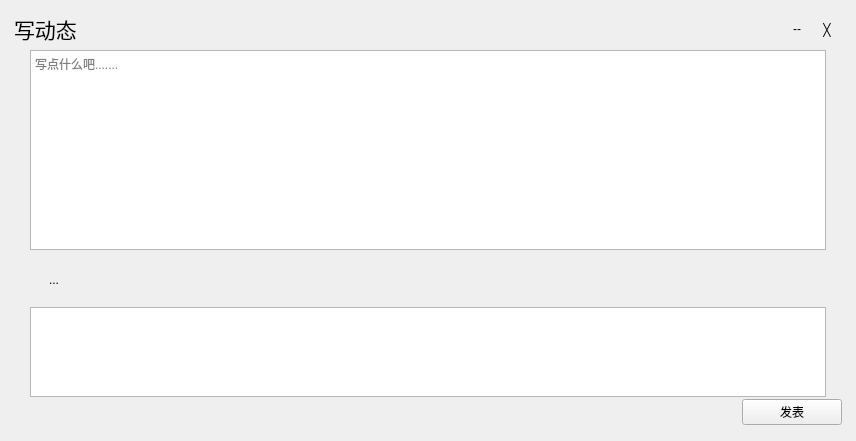
<?xml version="1.0" encoding="UTF-8"?>
<ui version="4.0">
 <class>CreateDynamic</class>
 <widget class="QWidget" name="CreateDynamic">
  <property name="geometry">
   <rect>
    <x>0</x>
    <y>0</y>
    <width>856</width>
    <height>441</height>
   </rect>
  </property>
  <property name="windowTitle">
   <string>Form</string>
  </property>
  <layout class="QGridLayout" name="gridLayout">
   <property name="leftMargin">
    <number>5</number>
   </property>
   <property name="topMargin">
    <number>5</number>
   </property>
   <property name="rightMargin">
    <number>5</number>
   </property>
   <property name="bottomMargin">
    <number>5</number>
   </property>
   <property name="spacing">
    <number>0</number>
   </property>
   <item row="0" column="0">
    <widget class="MyWidgetRegister" name="widgetInner" native="true">
     <layout class="QGridLayout" name="gridLayout_2">
      <item row="0" column="0" colspan="3">
       <widget class="QWidget" name="widget_write_dynamic_nav" native="true">
        <property name="maximumSize">
         <size>
          <width>16777215</width>
          <height>40</height>
         </size>
        </property>
        <layout class="QHBoxLayout" name="horizontalLayout_3">
         <property name="spacing">
          <number>0</number>
         </property>
         <property name="leftMargin">
          <number>0</number>
         </property>
         <property name="topMargin">
          <number>0</number>
         </property>
         <property name="rightMargin">
          <number>0</number>
         </property>
         <property name="bottomMargin">
          <number>0</number>
         </property>
         <item>
          <widget class="QLabel" name="label">
           <property name="minimumSize">
            <size>
             <width>0</width>
             <height>30</height>
            </size>
           </property>
           <property name="maximumSize">
            <size>
             <width>16777215</width>
             <height>30</height>
            </size>
           </property>
           <property name="font">
            <font>
             <family>楷体</family>
             <pointsize>16</pointsize>
            </font>
           </property>
           <property name="text">
            <string>写动态</string>
           </property>
          </widget>
         </item>
         <item>
          <spacer name="horizontalSpacer">
           <property name="orientation">
            <enum>Qt::Horizontal</enum>
           </property>
           <property name="sizeHint" stdset="0">
            <size>
             <width>791</width>
             <height>27</height>
            </size>
           </property>
          </spacer>
         </item>
         <item>
          <widget class="QToolButton" name="toolButton_min">
           <property name="minimumSize">
            <size>
             <width>30</width>
             <height>30</height>
            </size>
           </property>
           <property name="maximumSize">
            <size>
             <width>30</width>
             <height>30</height>
            </size>
           </property>
           <property name="text">
            <string>--</string>
           </property>
           <property name="autoRaise">
            <bool>true</bool>
           </property>
          </widget>
         </item>
         <item>
          <widget class="QToolButton" name="toolButton_close">
           <property name="minimumSize">
            <size>
             <width>30</width>
             <height>30</height>
            </size>
           </property>
           <property name="maximumSize">
            <size>
             <width>30</width>
             <height>30</height>
            </size>
           </property>
           <property name="text">
            <string>╳</string>
           </property>
           <property name="autoRaise">
            <bool>true</bool>
           </property>
          </widget>
         </item>
        </layout>
       </widget>
      </item>
      <item row="1" column="1" rowspan="2">
       <widget class="QTextEdit" name="textEdit_content">
        <property name="minimumSize">
         <size>
          <width>0</width>
          <height>200</height>
         </size>
        </property>
        <property name="maximumSize">
         <size>
          <width>16777215</width>
          <height>233</height>
         </size>
        </property>
        <property name="placeholderText">
         <string>写点什么吧.......</string>
        </property>
       </widget>
      </item>
      <item row="1" column="3">
       <spacer name="horizontalSpacer_5">
        <property name="orientation">
         <enum>Qt::Horizontal</enum>
        </property>
        <property name="sizeHint" stdset="0">
         <size>
          <width>40</width>
          <height>20</height>
         </size>
        </property>
       </spacer>
      </item>
      <item row="2" column="0">
       <spacer name="horizontalSpacer_6">
        <property name="orientation">
         <enum>Qt::Horizontal</enum>
        </property>
        <property name="sizeType">
         <enum>QSizePolicy::Fixed</enum>
        </property>
        <property name="sizeHint" stdset="0">
         <size>
          <width>10</width>
          <height>20</height>
         </size>
        </property>
       </spacer>
      </item>
      <item row="2" column="2">
       <spacer name="horizontalSpacer_4">
        <property name="orientation">
         <enum>Qt::Horizontal</enum>
        </property>
        <property name="sizeType">
         <enum>QSizePolicy::Fixed</enum>
        </property>
        <property name="sizeHint" stdset="0">
         <size>
          <width>10</width>
          <height>20</height>
         </size>
        </property>
       </spacer>
      </item>
      <item row="3" column="0">
       <spacer name="horizontalSpacer_9">
        <property name="orientation">
         <enum>Qt::Horizontal</enum>
        </property>
        <property name="sizeType">
         <enum>QSizePolicy::Fixed</enum>
        </property>
        <property name="sizeHint" stdset="0">
         <size>
          <width>10</width>
          <height>20</height>
         </size>
        </property>
       </spacer>
      </item>
      <item row="3" column="1">
       <widget class="QWidget" name="widget_2" native="true">
        <property name="minimumSize">
         <size>
          <width>0</width>
          <height>0</height>
         </size>
        </property>
        <property name="maximumSize">
         <size>
          <width>16777215</width>
          <height>40</height>
         </size>
        </property>
        <layout class="QHBoxLayout" name="horizontalLayout_2">
         <item>
          <widget class="QToolButton" name="toolButton_add_image">
           <property name="minimumSize">
            <size>
             <width>30</width>
             <height>30</height>
            </size>
           </property>
           <property name="maximumSize">
            <size>
             <width>30</width>
             <height>30</height>
            </size>
           </property>
           <property name="text">
            <string>...</string>
           </property>
           <property name="autoRaise">
            <bool>true</bool>
           </property>
          </widget>
         </item>
         <item>
          <spacer name="horizontalSpacer_2">
           <property name="orientation">
            <enum>Qt::Horizontal</enum>
           </property>
           <property name="sizeHint" stdset="0">
            <size>
             <width>548</width>
             <height>27</height>
            </size>
           </property>
          </spacer>
         </item>
        </layout>
       </widget>
      </item>
      <item row="3" column="2" rowspan="2">
       <spacer name="horizontalSpacer_10">
        <property name="orientation">
         <enum>Qt::Horizontal</enum>
        </property>
        <property name="sizeType">
         <enum>QSizePolicy::Fixed</enum>
        </property>
        <property name="sizeHint" stdset="0">
         <size>
          <width>10</width>
          <height>20</height>
         </size>
        </property>
       </spacer>
      </item>
      <item row="4" column="1" rowspan="2">
       <widget class="QWidget" name="widget_4" native="true">
        <property name="minimumSize">
         <size>
          <width>0</width>
          <height>90</height>
         </size>
        </property>
        <property name="maximumSize">
         <size>
          <width>16777215</width>
          <height>80</height>
         </size>
        </property>
        <layout class="QGridLayout" name="gridLayout_3">
         <property name="leftMargin">
          <number>0</number>
         </property>
         <property name="topMargin">
          <number>0</number>
         </property>
         <property name="rightMargin">
          <number>0</number>
         </property>
         <property name="bottomMargin">
          <number>0</number>
         </property>
         <property name="spacing">
          <number>0</number>
         </property>
         <item row="0" column="0">
          <widget class="QListWidget" name="listWidget_show_image">
           <property name="flow">
            <enum>QListView::LeftToRight</enum>
           </property>
           <property name="spacing">
            <number>2</number>
           </property>
          </widget>
         </item>
        </layout>
       </widget>
      </item>
      <item row="5" column="0">
       <spacer name="horizontalSpacer_8">
        <property name="orientation">
         <enum>Qt::Horizontal</enum>
        </property>
        <property name="sizeType">
         <enum>QSizePolicy::Fixed</enum>
        </property>
        <property name="sizeHint" stdset="0">
         <size>
          <width>10</width>
          <height>20</height>
         </size>
        </property>
       </spacer>
      </item>
      <item row="5" column="2">
       <spacer name="horizontalSpacer_7">
        <property name="orientation">
         <enum>Qt::Horizontal</enum>
        </property>
        <property name="sizeType">
         <enum>QSizePolicy::Fixed</enum>
        </property>
        <property name="sizeHint" stdset="0">
         <size>
          <width>10</width>
          <height>20</height>
         </size>
        </property>
       </spacer>
      </item>
      <item row="6" column="0" colspan="3">
       <widget class="QWidget" name="widget_3" native="true">
        <property name="maximumSize">
         <size>
          <width>16777215</width>
          <height>30</height>
         </size>
        </property>
        <layout class="QHBoxLayout" name="horizontalLayout">
         <property name="spacing">
          <number>0</number>
         </property>
         <property name="leftMargin">
          <number>0</number>
         </property>
         <property name="topMargin">
          <number>0</number>
         </property>
         <property name="rightMargin">
          <number>0</number>
         </property>
         <property name="bottomMargin">
          <number>0</number>
         </property>
         <item>
          <spacer name="horizontalSpacer_3">
           <property name="orientation">
            <enum>Qt::Horizontal</enum>
           </property>
           <property name="sizeHint" stdset="0">
            <size>
             <width>760</width>
             <height>20</height>
            </size>
           </property>
          </spacer>
         </item>
         <item>
          <widget class="QPushButton" name="pushButton_publish">
           <property name="minimumSize">
            <size>
             <width>100</width>
             <height>25</height>
            </size>
           </property>
           <property name="maximumSize">
            <size>
             <width>100</width>
             <height>16777215</height>
            </size>
           </property>
           <property name="text">
            <string>发表</string>
           </property>
          </widget>
         </item>
        </layout>
       </widget>
      </item>
     </layout>
    </widget>
   </item>
  </layout>
 </widget>
 <customwidgets>
  <customwidget>
   <class>MyWidgetRegister</class>
   <extends>QWidget</extends>
   <header location="global">mywidgetregister.h</header>
   <container>1</container>
  </customwidget>
 </customwidgets>
 <resources/>
 <connections/>
</ui>
